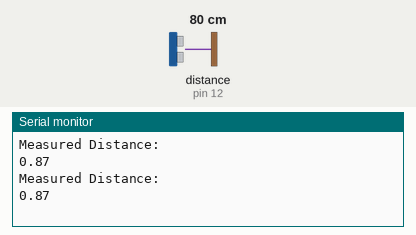
The sketch below on a simulated Arduino Uno, built with avr-gcc and run on an emulated ATmega328P. On the bench: the last lines printed to the serial monitor. Wiring (inferred from the names in the program): ultrasonic range finder: trigger pin 13; echo pin 12. The test bench sets the inputs (shaded band); at power-on: distance to the obstacle (sensor on pin 12) 80 cm. The echo pulse lasts 58.3 µs per cm.

Above: at 5.8 s.
5.9 s: distance to the obstacle (sensor on pin 12) set to 2 cm
At 11.3 s:
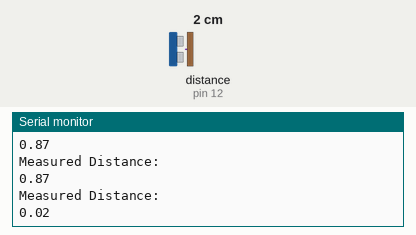
11.9 s: distance to the obstacle (sensor on pin 12) set to 4 cm
At 16.3 s:
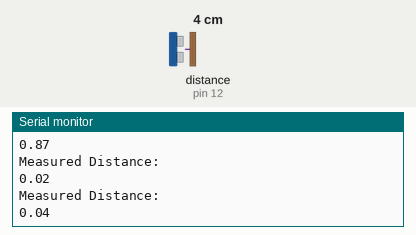
Timing chart, 0 to 17.8 s (numbered marks = the images above; inputs shaded):
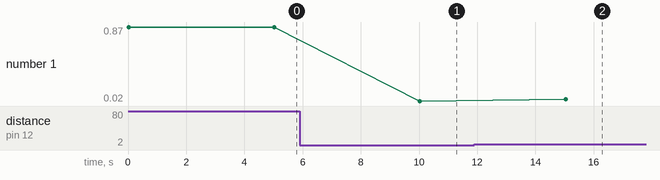

Measured:
- after the input at 5.9 s, the serial monitor: prints a new line after 4.1 s (image 1)
- after the input at 11.9 s, the serial monitor: prints a new line after 3.1 s (image 2)
- plotted number 1: 0.87 → 0.02 after the input at 5.9 s, 0.02 → 0.04 after the input at 11.9 s

The sketch:

Calibrate_Ultrasonic_Sensor.ino
```cpp
#define TrigWavePin 13
#define EchoReceivePin 12
double KnownDistance = 23.7; // Note this is in meters
double Convert = 1000000.0;
double SPEEDOFSOUND = 331;
double scalingFactor = 1.13;

void setup() {
  // put your setup code here, to run once:
  Serial.begin (9600);

  // Set up ultrasonic distance sensor
  pinMode(TrigWavePin, OUTPUT); // Sets pin 13 to output to trigger ultrasonic pulse
  pinMode(EchoReceivePin, INPUT); // Receives echo from sensor

}

void loop() {
  // put your main code here, to run repeatedly:
  double duration, distance;
  digitalWrite(TrigWavePin, LOW);
  delayMicroseconds(2);

  // Trigger Wave
  digitalWrite(TrigWavePin, HIGH);
  delayMicroseconds(50);
  digitalWrite(TrigWavePin, LOW); //Untrigger wave

  //Calculate distance
  duration = pulseIn(EchoReceivePin, HIGH);
  distance = scalingFactor * ((duration/Convert)*SPEEDOFSOUND)/2;
  //scalingFactor = KnownDistance/distance;

  Serial.println("Measured Distance:");
  Serial.print(distance);
  Serial.println();

  delay(5000);

}
```
